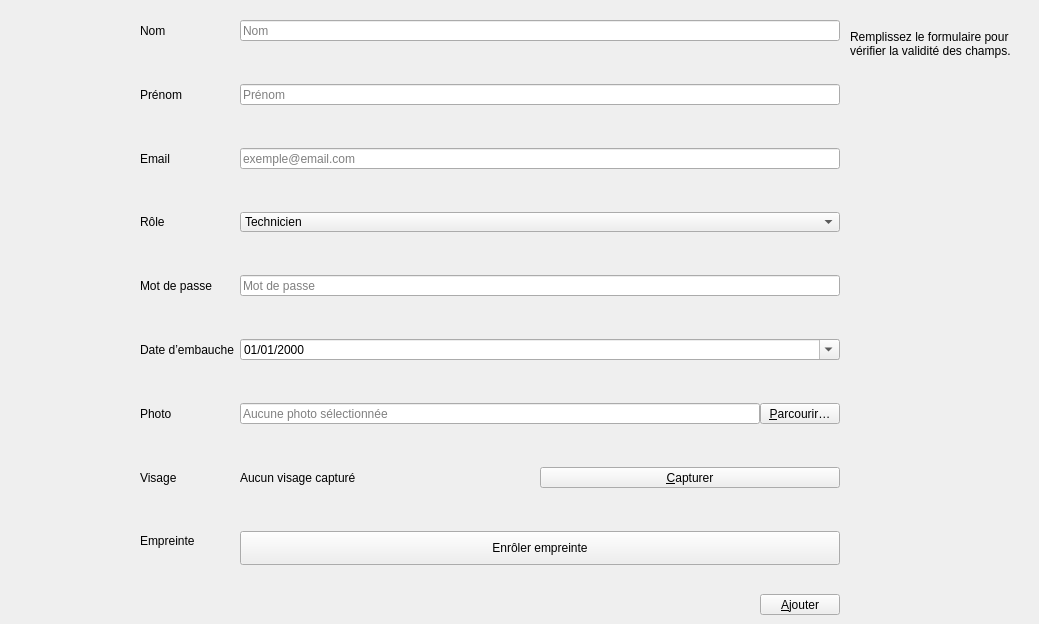
          <widget class="QWidget" name="ajoutpersonnel">
           <widget class="QWidget" name="formLayoutWidget">
            <property name="geometry">
             <rect>
              <x>140</x>
              <y>20</y>
              <width>700</width>
              <height>595</height>
             </rect>
            </property>
            <layout class="QFormLayout" name="formLayout">
             <property name="verticalSpacing">
              <number>43</number>
             </property>
             <item row="0" column="0">
              <widget class="QLabel" name="nomLabel">
               <property name="text">
                <string>Nom</string>
               </property>
              </widget>
             </item>
             <item row="1" column="0">
              <widget class="QLabel" name="prNomLabel">
               <property name="text">
                <string>Prénom</string>
               </property>
              </widget>
             </item>
             <item row="1" column="1">
              <widget class="QLineEdit" name="prNomLineEdit">
               <property name="placeholderText">
                <string>Prénom</string>
               </property>
              </widget>
             </item>
             <item row="2" column="0">
              <widget class="QLabel" name="emailLabel">
               <property name="text">
                <string>Email</string>
               </property>
              </widget>
             </item>
             <item row="2" column="1">
              <widget class="QLineEdit" name="emailLineEdit">
               <property name="placeholderText">
                <string>exemple@email.com</string>
               </property>
              </widget>
             </item>
             <item row="3" column="0">
              <widget class="QLabel" name="roleLabel">
               <property name="text">
                <string>Rôle</string>
               </property>
              </widget>
             </item>
             <item row="3" column="1">
              <widget class="QComboBox" name="roleComboBox">
               <item>
                <property name="text">
                 <string>Technicien</string>
                </property>
               </item>
               <item>
                <property name="text">
                 <string>Manager</string>
                </property>
               </item>
               <item>
                <property name="text">
                 <string>Opérateur</string>
                </property>
               </item>
               <item>
                <property name="text">
                 <string>Administrateur</string>
                </property>
               </item>
              </widget>
             </item>
             <item row="4" column="0">
              <widget class="QLabel" name="mdpLabel">
               <property name="text">
                <string>Mot de passe</string>
               </property>
              </widget>
             </item>
             <item row="4" column="1">
              <widget class="QLineEdit" name="mdpLineEdit">
               <property name="echoMode">
                <enum>QLineEdit::EchoMode::Password</enum>
               </property>
               <property name="placeholderText">
                <string>Mot de passe</string>
               </property>
              </widget>
             </item>
             <item row="5" column="0">
              <widget class="QLabel" name="dateDEmbaucheLabel">
               <property name="text">
                <string>Date d’embauche</string>
               </property>
              </widget>
             </item>
             <item row="5" column="1">
              <widget class="QDateEdit" name="dateDEmbaucheDateEdit">
               <property name="displayFormat">
                <string>dd/MM/yyyy</string>
               </property>
               <property name="calendarPopup">
                <bool>true</bool>
               </property>
              </widget>
             </item>
             <item row="0" column="1">
              <widget class="QLineEdit" name="nomLineEdit">
               <property name="placeholderText">
                <string>Nom</string>
               </property>
              </widget>
             </item>
             <item row="6" column="0">
              <widget class="QLabel" name="photoLabel">
               <property name="text">
                <string>Photo</string>
               </property>
              </widget>
             </item>
             <item row="6" column="1">
              <layout class="QHBoxLayout" name="photoRow">
               <item>
                <widget class="QLineEdit" name="photoPathLineEdit">
                 <property name="readOnly">
                  <bool>true</bool>
                 </property>
                 <property name="placeholderText">
                  <string>Aucune photo sélectionnée</string>
                 </property>
                </widget>
               </item>
               <item>
                <widget class="QPushButton" name="parcourirPhotoBtn">
                 <property name="toolTip">
                  <string>Choisir une photo depuis l'ordinateur</string>
                 </property>
                 <property name="text">
                  <string>&amp;Parcourir…</string>
                 </property>
                 <property name="icon">
                  <iconset resource="img.qrc">
                   <normaloff>:/img/camera.svg</normaloff>:/img/camera.svg</iconset>
                 </property>
                 <property name="iconSize">
                  <size>
                   <width>18</width>
                   <height>18</height>
                  </size>
                 </property>
                </widget>
               </item>
              </layout>
             </item>
             <item row="7" column="0">
              <widget class="QLabel" name="faceModelLabel">
               <property name="text">
                <string>Visage</string>
               </property>
              </widget>
             </item>
             <item row="7" column="1">
              <layout class="QHBoxLayout" name="faceRow">
               <item>
                <widget class="QLabel" name="faceStatusLabel">
                 <property name="text">
                  <string>Aucun visage capturé</string>
                 </property>
                 <property name="alignment">
                  <set>Qt::AlignmentFlag::AlignVCenter</set>
                 </property>
                </widget>
               </item>
               <item>
                <widget class="QPushButton" name="captureFaceBtn">
                 <property name="toolTip">
                  <string>Capturer le visage via la caméra</string>
                 </property>
                 <property name="text">
                  <string>&amp;Capturer</string>
                 </property>
                 <property name="icon">
                  <iconset resource="img.qrc">
                   <normaloff>:/img/camera.svg</normaloff>:/img/camera.svg</iconset>
                 </property>
                 <property name="iconSize">
                  <size>
                   <width>18</width>
                   <height>18</height>
                  </size>
                 </property>
                </widget>
               </item>
              </layout>
             </item>
             <item row="8" column="0">
              <widget class="QLabel" name="fingerprintLabel">
               <property name="text">
                <string>Empreinte</string>
               </property>
              </widget>
             </item>
             <item row="8" column="1">
              <widget class="QPushButton" name="enrollFingerprintBtn">
               <property name="toolTip">
                <string>Lancer l'enrôlement d'empreinte sur le terminal.</string>
               </property>
               <property name="text">
                <string>Enrôler empreinte</string>
               </property>
               <property name="minimumSize">
                <size>
                 <width>0</width>
                 <height>34</height>
                </size>
               </property>
               <property name="icon">
                <iconset resource="img.qrc">
                 <normaloff>:/img/add.svg</normaloff>:/img/add.svg</iconset>
               </property>
               <property name="iconSize">
                <size>
                 <width>18</width>
                 <height>18</height>
                </size>
               </property>
              </widget>
             </item>
             <item row="9" column="1">
              <layout class="QHBoxLayout" name="qjouterEmpRow">
               <property name="spacing">
                <number>7</number>
               </property>
               <item>
                <spacer name="horizontalSpacer_ajouteremp">
                 <property name="orientation">
                  <enum>Qt::Orientation::Horizontal</enum>
                 </property>
                 <property name="sizeHint" stdset="0">
                  <size>
                   <width>40</width>
                   <height>20</height>
                  </size>
                 </property>
                </spacer>
               </item>
               <item>
                <widget class="QPushButton" name="ajouterEmpBtn">
                 <property name="toolTip">
                  <string>Ajouter cet employé</string>
                 </property>
                 <property name="text">
                  <string>&amp;Ajouter</string>
                 </property>
                 <property name="icon">
                  <iconset resource="img.qrc">
                   <normaloff>:/img/add.svg</normaloff>:/img/add.svg</iconset>
                 </property>
                 <property name="iconSize">
                  <size>
                   <width>18</width>
                   <height>18</height>
                  </size>
                 </property>
                </widget>
               </item>
              </layout>
             </item>
            </layout>
           </widget>
           <widget class="QLabel" name="employeeValidationLabel">
            <property name="geometry">
             <rect>
              <x>850</x>
              <y>30</y>
              <width>180</width>
              <height>220</height>
             </rect>
            </property>
            <property name="minimumSize">
             <size>
              <width>160</width>
              <height>36</height>
             </size>
            </property>
            <property name="text">
             <string>Remplissez le formulaire pour vérifier la validité des champs.</string>
            </property>
            <property name="wordWrap">
             <bool>true</bool>
            </property>
            <property name="alignment">
             <set>Qt::AlignLeading|Qt::AlignLeft|Qt::AlignTop</set>
            </property>
           </widget>
          </widget>
